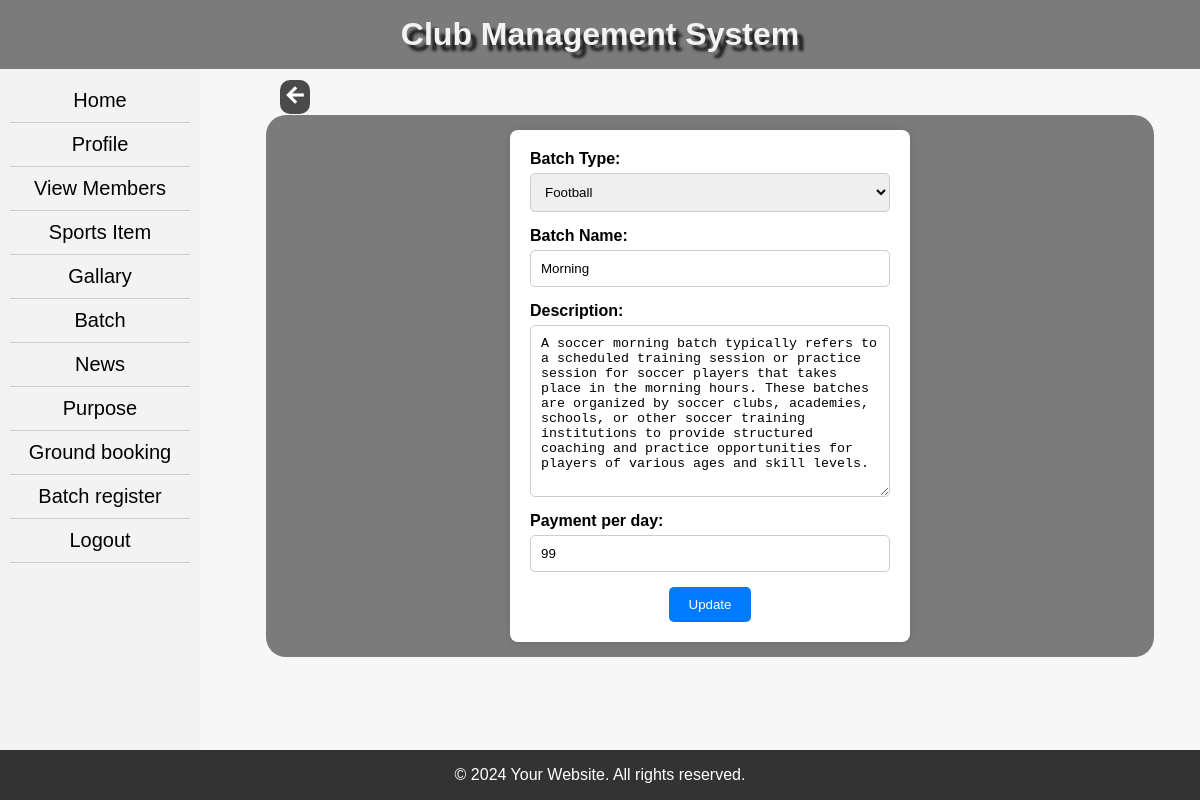
/list1/6, run on the app's committed database.
### myapp/models.py (models this page shows, shortened)
class batch(models.Model):
    id = models.AutoField(primary_key=True)
    batch_type=models.ForeignKey(sportsitem,on_delete=models.CASCADE)
    batchname = models.CharField(max_length=50)
    description = models.TextField()  # Parentheses added here
    paymentperday = models.IntegerField()  # Parentheses added here

### myapp/views.py (the view)
# urls.py: path("list1/<str:pk>",views.admineditbatch,name='editbatch'),
def admineditbatch(request, pk):
    cu_ed = batch.objects.get(id=pk)
    if request.method == 'POST':
        updated_form = BatchForm(request.POST, request.FILES, instance=cu_ed)
        if updated_form.is_valid():
            batch_name = updated_form.cleaned_data['batchname']
            batch_type=updated_form.cleaned_data['batch_type']
            if batch.objects.filter(Q(batchname__iexact=batch_name) & Q(batch_type=batch_type) & ~Q(id=pk)).exists():
                messages.error(request,'Batch name already exists.')
                form = BatchForm(instance=cu_ed)
                return render(request,'admineditbatch.html', {'form': form})
            else:
                updated_form.save()
                return redirect('adminbatchlist')
    else:
        form = BatchForm(instance=cu_ed)
        return render(request, 'admineditbatch.html', {'form': form})

### myapp/forms.py
class BatchForm(forms.ModelForm):
    class Meta:
        model = batch
        fields = ['id','batch_type','batchname', 'description', 'paymentperday']

### myapp/models.py (called while the page is built)
    def __str__(self):
        return str(self.item_name)

### templates/admineditbatch.html (shortened to what this page needs)
{% extends 'admin_index.html' %}
{% block body %}
 <a href="{% url 'adminbatchlist' %}" style="position: fixed; top:80px; left: 280px; color:#fff; background-color: rgba(0,0,0,0.7); padding:3px; border-radius:10px;"><span class="material-symbols-outlined">
</span></a>
<form action="" method="post">
    <div class="form-group">
        <label for="{{ form.batch_type.id_for_label }}">Batch Type:</label>
        {{ form.batch_type }}
    </div>
    <div class="form-group">
        <label for="{{ form.batchname.id_for_label }}">Batch Name:</label>
        {{ form.batchname }}
    </div>
    <div class="form-group">
        <label for="{{ form.description.id_for_label }}">Description:</label>
        {{ form.description }}
    </div>
    <div class="form-group">
        <label for="{{ form.paymentperday.id_for_label }}">Payment per day:</label>
        {{ form.paymentperday }}
    </div>
    <input type="submit" name="submit" class="submit-btn" value="Update">
</form>
{% endblock %}

### templates/admin_index.html (style rules this page uses)
* { margin: 0; padding: 0; box-sizing: border-box; }
body { font-family: Arial, sans-serif; background-image: url(https://png.pngtree.com/background/20230512/original/pngtree-sport-background-picture-image_2502918.jpg); background-size: cover; background-repeat: no-repeat; }
.material-symbols-outlined { font-variation-settings: 'FILL' 8, 'wght' 900, 'GRAD' 0, 'opsz' 24 }

### templates/admineditbatch.html (style rules this page uses)
body { font-family: Arial, sans-serif; text-align: center; background-color: #f7f7f7; }
form { max-width: 400px; margin: 0 auto; padding: 20px; background-color: #fff; border-radius: 8px; box-shadow: 0 0 10px rgba(0, 0, 0, 0.1); }
.form-group { display: flex; flex-direction: column; margin-bottom: 15px; text-align: left; }
.form-group label { font-weight: bold; margin-bottom: 5px; }
.form-group input[type="text"], .form-group input[type="number"], .form-group textarea { padding: 10px; border: 1px solid #ccc; border-radius: 5px; }
.form-group textarea { resize: vertical; }
.form-group select { padding: 10px; border: 1px solid #ccc; border-radius: 5px; width: 100%; }
.submit-btn { background-color: #007bff; color: #fff; padding: 10px 20px; border: none; border-radius: 5px; cursor: pointer; transition: background-color 0.3s; }

### data on the page
batch: batch_type "Football", batchname "Morning", description "A soccer morning batch typically refers to a scheduled training session or practice session for soccer players that takes place in the morning hours. These batches are organized by soccer clubs, academies, schools, or other soccer training institutions to provide structured coaching and practice opportunities for players of various ages and skill levels.", paymentperday "99"
